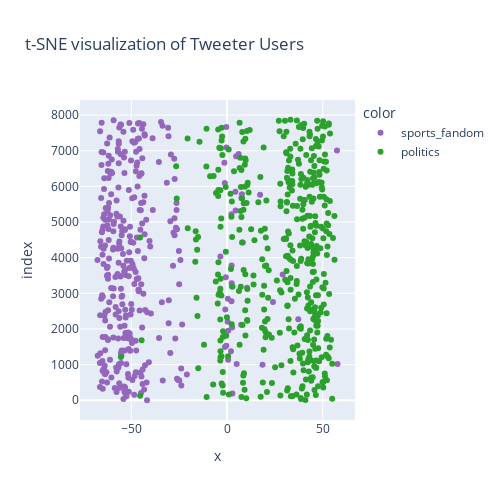

The code cell stored with this chart in its notebook:
### Markdown cell above
**Politics** and **Cooking** have a *distribution close to each other* i.e. users tweeting about Politics might also be tweeting about Cooking. This is not a relation that is intuitive to us as the two topics are not logically connected. 
Thus this finding is very interesting to us.
***
**4)** If we try to explore the relationship between the categories **"politics"** and **"sports_fandom"**

### Code cell
custom_palette = ['#9467bd' ,'#2ca02c','#ff7f0e', '#1f77b4', '#d62728']
df_tsne_plot=df_tsne[df_tsne['Label'].isin(["politics","sports_fandom"])]
fig = px.scatter(df_tsne_plot["Component 1"], df_tsne_plot["Component 2"], color=df_tsne_plot['Label'], color_discrete_sequence=custom_palette, title="t-SNE visualization of Tweeter Users")
fig.update_layout(autosize=False, width=500, height=500)
fig.show()

### Figure 1 — Plotly figure (JSON) as saved in the notebook; plotly's stock layout.template omitted (floating-point values rounded to 4 significant figures; data arrays with more than 128 entries replaced by an {"elided": "..."} marker saying what was removed)
{"data": [{"hovertemplate": "color=sports_fandom<br>x=%{x}<br>index=%{y}<extra></extra>", "legendgroup": "sports_fandom", "marker": {"color": "#9467bd", "symbol": "circle"}, "mode": "markers", "name": "sports_fandom", "orientation": "h", "showlegend": true, "type": "scatter", "x": {"elided": "337 float values"}, "xaxis": "x", "y": {"elided": "337 int values"}, "yaxis": "y"}, {"hovertemplate": "color=politics<br>x=%{x}<br>index=%{y}<extra></extra>", "legendgroup": "politics", "marker": {"color": "#2ca02c", "symbol": "circle"}, "mode": "markers", "name": "politics", "orientation": "h", "showlegend": true, "type": "scatter", "x": {"elided": "439 float values"}, "xaxis": "x", "y": {"elided": "439 int values"}, "yaxis": "y"}], "layout": {"autosize": false, "height": 500, "legend": {"title": {"text": "color"}, "tracegroupgap": 0}, "title": {"text": "t-SNE visualization of Tweeter Users"}, "width": 500, "xaxis": {"anchor": "y", "domain": [0, 1], "title": {"text": "x"}}, "yaxis": {"anchor": "x", "domain": [0, 1], "title": {"text": "index"}}}}
